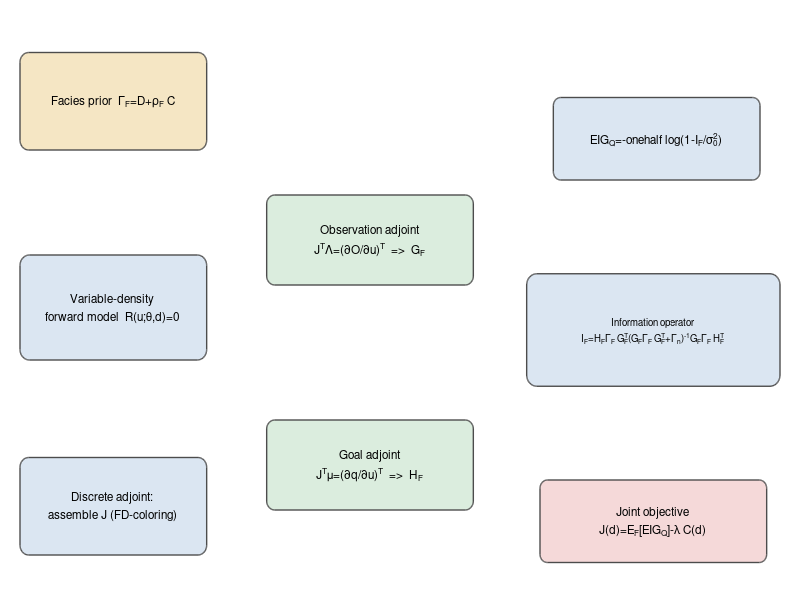

The MATLAB script that drew this image: (Note: this script raises an error after producing the figure.)
function make_fig1_workflow(outdir)
%MAKE_FIG1_WORKFLOW  Reproduce manuscript Figure 1 (conceptual workflow).
%
%   Draws the goal-oriented OED workflow as a box-and-arrow diagram and writes
%   Fig1_Workflow.png. Schematic (no data).
%
%   Author: D. Zeqiraj.  License: MIT.

    if nargin < 1 || isempty(outdir), outdir = pwd; end
    f = figure('Color','w','Position',[100 100 740 430]); ax=axes('Position',[0 0 1 1]); axis(ax,[0 12 0 8]); axis off; hold on
    blue=[0.86 0.90 0.95]; green=[0.86 0.93 0.87]; gold=[0.96 0.90 0.77]; rose=[0.96 0.85 0.85];
    box_(0.3,6.0,2.8,1.3,'Facies prior  \Gamma_F=D+\rho_F C',gold);
    box_(0.3,3.2,2.8,1.4,sprintf('Variable-density\nforward model  R(u;\\theta,d)=0'),blue);
    box_(0.3,0.6,2.8,1.3,sprintf('Discrete adjoint:\nassemble J (FD-coloring)'),blue);
    box_(4.0,4.2,3.1,1.2,sprintf('Observation adjoint\nJ^T\\Lambda=(\\partialO/\\partialu)^T  =>  G_F'),green);
    box_(4.0,1.2,3.1,1.2,sprintf('Goal adjoint\nJ^T\\mu=(\\partialq/\\partialu)^T  =>  H_F'),green);
    box_(7.9,2.85,3.8,1.5,sprintf('Information operator\nI_F=H_F\\Gamma_F G_F^T(G_F\\Gamma_F G_F^T+\\Gamma_n)^{-1}G_F\\Gamma_F H_F^T'),blue,7);
    box_(8.3,5.6,3.1,1.1,'EIG_Q=-\onehalf log(1-I_F/\sigma_0^2)',blue);
    box_(8.1,0.5,3.4,1.1,sprintf('Joint objective\nJ(d)=E_F[EIG_Q]-\\lambda C(d)'),rose);
    arr(1.7,6.0,1.7,4.6); arr(1.7,3.2,1.7,1.9);
    arr(3.1,3.95,4.0,4.65); arr(3.1,1.45,4.0,1.7); arr(3.1,1.1,4.0,4.35);
    arr(7.1,4.75,8.6,3.95); arr(7.1,1.75,8.6,3.25);
    arr(9.8,4.35,9.85,5.6); arr(9.7,2.85,9.75,1.6);
    text(6,7.6,'Goal-oriented Bayesian OED for variable-density SWI — workflow', ...
         'HorizontalAlignment','center','FontSize',11);
    try, exportgraphics(f,fullfile(outdir,'Fig1_Workflow.png'),'Resolution',600);
    catch, print(f,fullfile(outdir,'Fig1_Workflow.png'),'-dpng','-r600'); end
    close(f);
end

function box_(x,y,w,h,txt,fc,fs)
    if nargin<7, fs=8.5; end
    rectangle('Position',[x y w h],'Curvature',0.2,'FaceColor',fc,'EdgeColor',[0.3 0.3 0.3],'LineWidth',1.0);
    text(x+w/2,y+h/2,txt,'HorizontalAlignment','center','VerticalAlignment','middle','FontSize',fs,'Interpreter','tex');
end
function arr(x1,y1,x2,y2)
    annotation('arrow','HeadStyle','vback2','LineWidth',1.1,'Color',[0.3 0.3 0.3], ...
        'Position',[]); % placeholder; drawn below in data units
    quiver(x1,y1,x2-x1,y2-y1,0,'Color',[0.3 0.3 0.3],'LineWidth',1.1,'MaxHeadSize',0.4);
end
